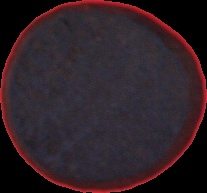
#> input picture code/01.jpg, 207 x 193 px, given as the content of the folder /home/shrobon/Assignment2/Images/Arecacatechu/ac, which was not available
$ python start.py   (Python 2 division)   (older library calls are emulated)
#> lines starting #> are read from the running program, lines starting #| are printed output that depends on the picture; after the words box and inside, x2 and y2 are one past the last pixel; in counts of white or black regions, pixels touching at a corner belong together; pictures that were not available may be replaced by others from this repository, and a replacement may not be noted
### code/shrobonutils.py
#__Filename__: shrobonutils.py
#__author__ : Shrobon Biswas
#__Desccription__: This file contains the helper functions
import cv2
import numpy as np


def find_crucial_contours(img,contour):
	##################################################
	# This function helps to remove the false contours
	# and returns only the contours needed by our application
	# Change the threshold value, and ratio of the image area (0.8 in my case )
	# and size of the contour you are looking at (above 10000 in my case)
	# as per your application
	##################################################
	arealist=[]
	accepted_contours=[]
	image_area = img.shape[0] * img.shape[1]
	for i in contour:
		cont_area = cv2.contourArea(i)
		if cont_area >= 10000 and cont_area <= 0.8* image_area:
			arealist.append(cont_area)
			accepted_contours.append(i)

	return accepted_contours


def make_binary(thresh):
	for i in range(0,thresh.shape[0]):
		for j in range(0,thresh.shape[1]):
			if thresh[i][j] < 50:
				thresh[i][j] = 0
			else:
				thresh[i][j] = 255

	return thresh


def perform_masking(img,thresh):
	# Performs masking of 2 images using bitwise_and
	# to extract the region of interst

	result_b = cv2.bitwise_and(img[:,:,0],img[:,:,0],mask=thresh)
	result_g = cv2.bitwise_and(img[:,:,1],img[:,:,1],mask=thresh)
	result_r = cv2.bitwise_and(img[:,:,2],img[:,:,2],mask=thresh)

	Final_Result = np.zeros_like(img)
	Final_Result[:,:,0] = result_b
	Final_Result[:,:,1] = result_g
	Final_Result[:,:,2] = result_r
	return Final_Result


# [12 lines left out: function kmeans, not called in this run]

### code/start.py
#__author__ : Shrobon Biswas
'''__Description__ :
'''
import numpy as np
import cv2
import os
from matplotlib import pyplot as plt
from shrobonutils import find_crucial_contours, make_binary, perform_masking
import glob


with open('dataset.txt') as file:
#> (reads code/dataset.txt from the repository)
	data = file.read()

data = data.split('\n')

print data


for folder in data:
	print "Folder currently in use %s"%folder
	#To grab all the images in a given folder
	imagePaths = glob.glob((folder)+"*.jpg")
	# used for numbering and naming the images
	image_counter = 0

	name_list = imagePaths[0].split('/')
	category_name = name_list[-2]


	for im in imagePaths:
		img = cv2.imread(im)
#> img is the input picture: shape (193, 207, 3); mean B, G, R 39.2, 32.9, 47.2
		imgray = cv2.cvtColor(img,cv2.COLOR_BGR2GRAY)
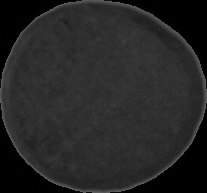
#> imgray: shape (193, 207); min 0, max 100, mean 37.9
		#blurring = cv2.GaussianBlur(imgray,(7,7),0)
		ret,thresh = cv2.threshold(imgray,0,255,cv2.THRESH_BINARY | cv2.THRESH_OTSU)
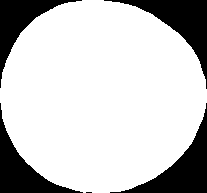
#> thresh: shape (193, 207); 78.4% white; 5 black regions (1 under 20 px), largest, box (x1, y1, x2, y2) and area: (110, 103, 207, 193) 2398, (104, 0, 207, 89) 2385, (0, 103, 83, 193) 2018, (0, 0, 82, 88) 1815
#> ret = 21
		thresh = cv2.medianBlur(thresh,11)
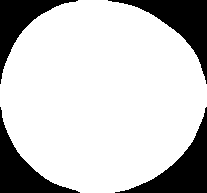
#> thresh: shape (193, 207); 78.4% white; 4 black regions
		(image, contour , _) =  cv2.findContours(thresh,cv2.RETR_LIST,cv2.CHAIN_APPROX_SIMPLE)
#> contour = 1 contour; box (x1, y1, x2, y2) and area: (0, 0, 207, 193) 31052

		accepted_contours= find_crucial_contours(img,contour)
#> the loop in find_crucial_contours, `for i in contour:` made 1 pass
#> cont_area on pass 1: 31052.5
#> after the loop in find_crucial_contours, `for i in contour:`: accepted_contours has the same summary as contour outside find_crucial_contours; arealist = [31052.5]
#> accepted_contours has the same summary as contour
		#print "Number of herbs detected in image"
		#print len(accepted_contours)


		thresh = make_binary(thresh)
		for i in range(0,len(accepted_contours)):
			image_counter = image_counter + 1
			cv2.drawContours(thresh, accepted_contours, i, (255,255,255),thickness = -1)
			x,y,w,h = cv2.boundingRect(accepted_contours[i])

			#cropping and writing the image
			mask = thresh[y:y+h,x:x+w]
			cropped_img= img[y:y+h,x:x+w]
			Masked = perform_masking(cropped_img,mask)
			#Masked = preprocess(Masked)
			cv2.imwrite('/home/shrobon/Assignment2/code/extracted/'+category_name+str(image_counter)+'.jpg',Masked)
#> this loop made 1 pass
#> (image_counter, x, y, w, h) on pass 1: (1, 0, 0, 207, 193)
#> pass 1, in perform_masking, `result_b = cv2.bitwise_and(img[:,:,0],img[:,:,0],mask=thresh)`:
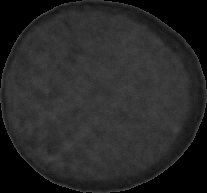
#> result_b: shape (193, 207); min 0, max 86, mean 39.1
#> pass 1, in perform_masking, `result_r = cv2.bitwise_and(img[:,:,2],img[:,:,2],mask=thresh)`:
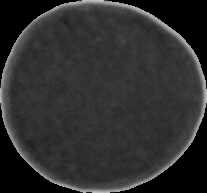
#> result_r: shape (193, 207); min 0, max 202, mean 46.4
#> after the loop, image_counter = 1
#> (the run stopped early here; a loop or call above may not have finished)
